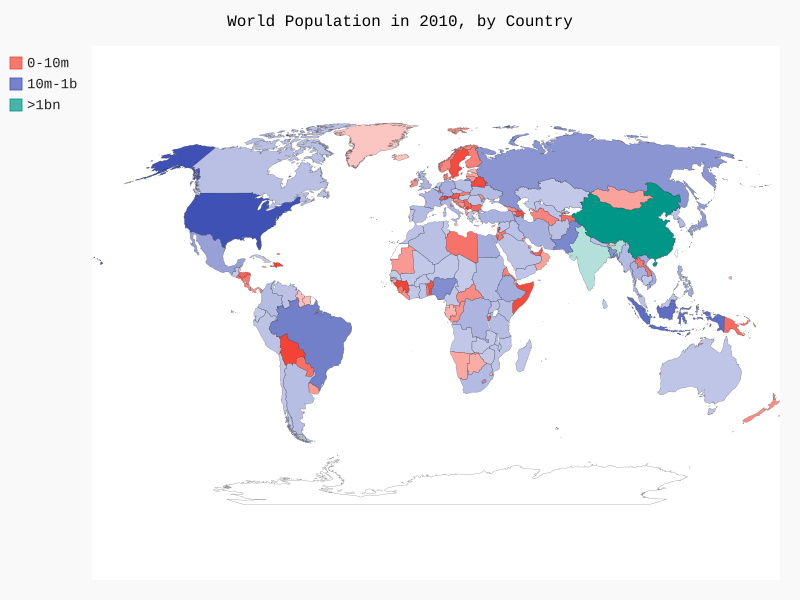

The Python source for this figure:
# mapping global data sets json format
import json
import pygal
from pygal.style import RotateStyle as RS  # for changing color
from pygal.style import LightColorizedStyle as LCS  # for lightening color theme

from country_codes import get_country_code

# load the data into a list
filename = 'population_data.json'
with open(filename) as f:
    pop_data = json.load(f)

# build a dictionary of population data
cc_populations = {}
for pop_dict in pop_data:
    if pop_dict['Year'] == '2010':
        country_name = pop_dict['Country Name']
        # convert into numerical value
        population = int(float(pop_dict['Value']))
        code = get_country_code(country_name)
        if code:
            cc_populations[code] = population
        else:
            print('error' + country_name)

# group countries into three population levels to offer more contrast
cc_pops_1, cc_pops_2, cc_pops_3 = {}, {}, {}
for cc, pop in cc_populations.items():
    if pop < 10000000:
        cc_pops_1[cc] = pop
    elif pop < 1000000000:
        cc_pops_2[cc] = pop
    else:
        cc_pops_3[cc] = pop

# see how many countries are in each level
print(len(cc_pops_1), len(cc_pops_2), len(cc_pops_3))

# adjust colors
wm_style = RS('#226699', base_style=LCS)
wm = pygal.maps.world.World(style=wm_style)

wm = pygal.maps.world.World()
wm.title = 'World Population in 2010, by Country'
wm.add('0-10m', cc_pops_1)
wm.add('10m-1b', cc_pops_2)
wm.add('>1bn', cc_pops_3)

wm.render_to_file('world_population.svg')

# raw data = inconsistent so often times, decimal can't be stored as integer
# in these instances, change to float then change to integer
# float turns string into decimal. int drops the decimal and returns int
